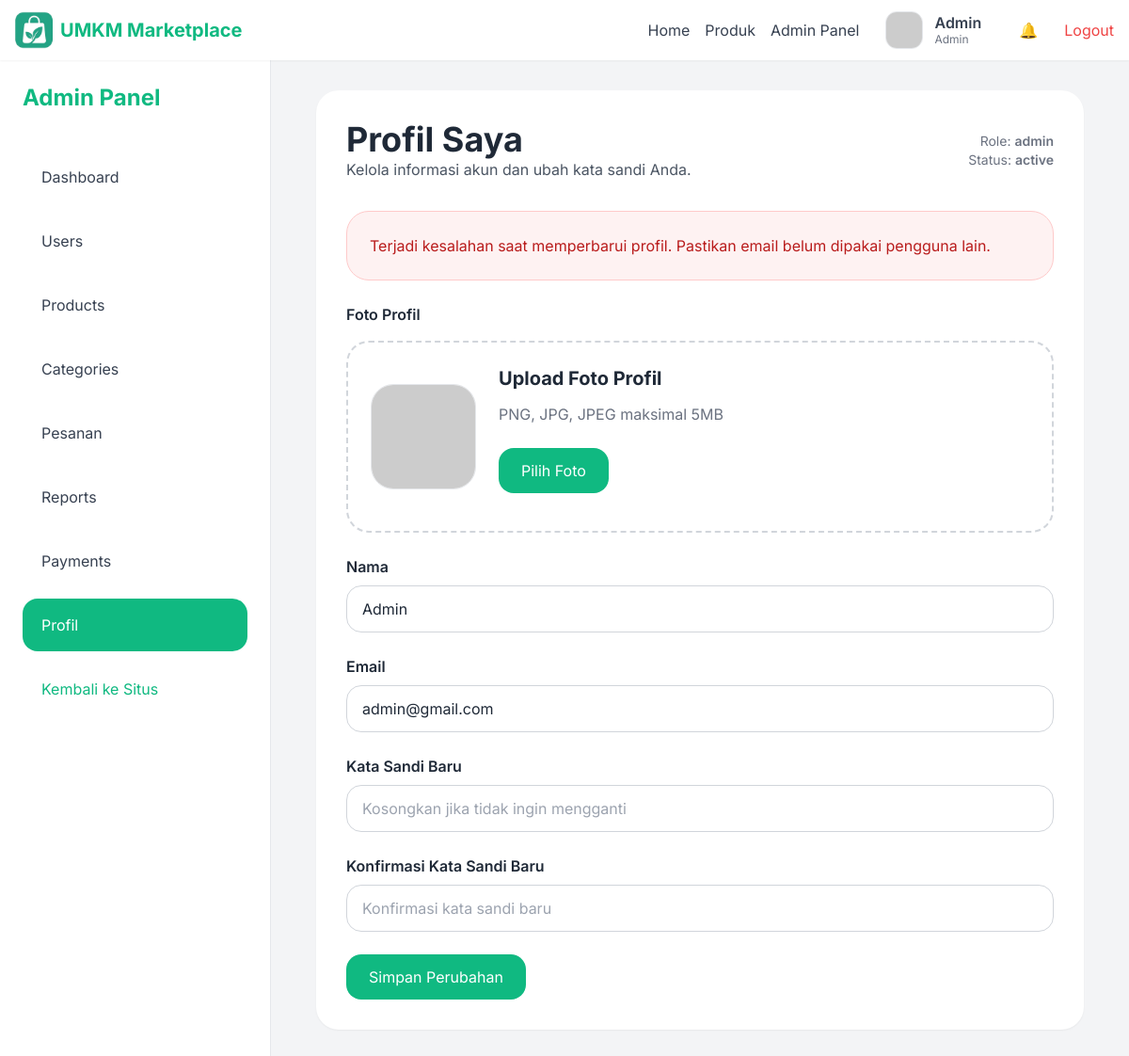
The page /src/views/profile.php?error=1 (signed in) on the database its author committed.
### tables this page shows
CREATE TABLE `users` (
  `id` int NOT NULL,
  `name` varchar(100) NOT NULL,
  `email` varchar(100) NOT NULL,
  `password` varchar(255) NOT NULL,
  `role` enum('buyer','seller','admin') DEFAULT 'buyer',
  `status` enum('active','suspended') DEFAULT 'active',
  `created_at` timestamp NULL DEFAULT CURRENT_TIMESTAMP,
  `profile_image` varchar(255) DEFAULT NULL
);

### src/views/profile.php (the view, shortened to what this page needs)
<?php
require_once '../config/database.php';
$userId = intval($_SESSION['user']['id']);
$userQuery = mysqli_query($conn, "SELECT id, name, email, role, status, created_at, profile_image FROM users WHERE id='$userId' LIMIT 1");
$user = mysqli_fetch_assoc($userQuery);
?>
<?php include 'layouts/app.php'; ?>
<div class="flex min-h-screen bg-gray-100 overflow-hidden">
<?php if (isset($_SESSION['user']) && $_SESSION['user']['role'] === 'admin'): ?>
    <?php include 'admin/sidebar.php'; ?>
  <?php elseif (isset($_SESSION['user']) && $_SESSION['user']['role'] === 'seller'): ?>
    <?php include 'seller/sidebar.php'; ?>
  <?php endif; ?>
<main class="flex-1 min-w-0 overflow-x-hidden p-4 lg:p-8">
<section class="max-w-4xl mx-auto px-4">
  <div class="bg-white rounded-3xl shadow-sm p-8">
    <div class="flex flex-col md:flex-row md:items-center md:justify-between gap-4 mb-8">
      <div>
        <h1 class="text-3xl lg:text-4xl font-bold">Profil Saya</h1>
        <p class="text-gray-600">Kelola informasi akun dan ubah kata sandi Anda.</p>
      </div>
      <div class="text-right">
        <p class="text-sm text-gray-500">Role: <span class="font-semibold"><?= htmlspecialchars($user['role']); ?></span></p>
        <p class="text-sm text-gray-500">Status: <span class="font-semibold"><?= htmlspecialchars($user['status']); ?></span></p>
      </div>
    </div>
    <?php if (isset($_GET['updated'])): ?>
      <div class="mb-6 rounded-3xl bg-emerald-50 border border-emerald-200 p-6 text-emerald-700">
        Profil berhasil diperbarui.
      </div>
    <?php elseif (isset($_GET['error'])): ?>
      <div class="mb-6 rounded-3xl bg-red-50 border border-red-200 p-6 text-red-700">
        Terjadi kesalahan saat memperbarui profil. Pastikan email belum dipakai pengguna lain.
      </div>
        <?php endif; ?>
        <form action="../user/update-profile.php" method="POST" enctype="multipart/form-data" class="space-y-6">
          <?php
          $profileImage = (!empty($user['profile_image']) &&
              file_exists(__DIR__ . '/../uploads/sellers/' . $user['profile_image']))
              ? UPLOAD_URL . '/sellers/' . $user['profile_image']
              : 'https://placehold.co/200';
          ?>
          <div>
            <label class="block mb-4 font-semibold">
              Foto Profil
            </label>
            <div class="border-2 border-dashed border-gray-300 rounded-3xl p-6 hover:border-emerald-500 transition">
              <div class="flex flex-col lg:flex-row items-center gap-6">
                <img
                  id="profilePreview"
                  src="<?= $profileImage; ?>"
                  class="w-28 h-28 rounded-3xl object-cover border"
                >
                <div class="flex-1">
                  <h3 class="text-xl font-bold mb-3">
                    Upload Foto Profil
                  </h3>
                  <p class="text-gray-500 mb-6">
                    PNG, JPG, JPEG maksimal 5MB
                  </p>
                  <button
                    type="button"
                    id="selectProfileImage"
                    class="bg-emerald-500 hover:bg-emerald-600 text-white px-6 py-3 rounded-2xl transition"
                  >
                    Pilih Foto
                  </button>
                </div>
              </div>
            </div>
          </div>
      <div>
        <label class="block mb-2 font-semibold">Nama</label>
        <input type="text" name="name" value="<?= htmlspecialchars($user['name']); ?>" required class="w-full border border-gray-300 rounded-2xl px-4 py-3" />
      </div>
      <div>
        <label class="block mb-2 font-semibold">Email</label>
        <input type="email" name="email" value="<?= htmlspecialchars($user['email']); ?>" required class="w-full border border-gray-300 rounded-2xl px-4 py-3" />
      </div>
      <div>
        <label class="block mb-2 font-semibold">Kata Sandi Baru</label>
        <input type="password" name="password" placeholder="Kosongkan jika tidak ingin mengganti" class="w-full border border-gray-300 rounded-2xl px-4 py-3" />
      </div>
      <div>
        <label class="block mb-2 font-semibold">Konfirmasi Kata Sandi Baru</label>
        <input type="password" name="password_confirm" placeholder="Konfirmasi kata sandi baru" class="w-full border border-gray-300 rounded-2xl px-4 py-3" />
      </div>
      <button type="submit" class="bg-emerald-500 hover:bg-emerald-600 text-white px-6 py-3 rounded-2xl transition">Simpan Perubahan</button>
    </form>
  </div>
</section>
</main>
</div>
</main>
</body>
</html>

### src/views/layouts/header.php (style rules this page uses)
body { font-family: 'Inter', sans-serif; }

### rows shown on the page
users: role "admin", status "active", name "Admin", email "admin@gmail.com"

### other values the page prints
$_SESSION['user']['name'] "Admin"
$_SESSION['user']['role'] "Admin"
